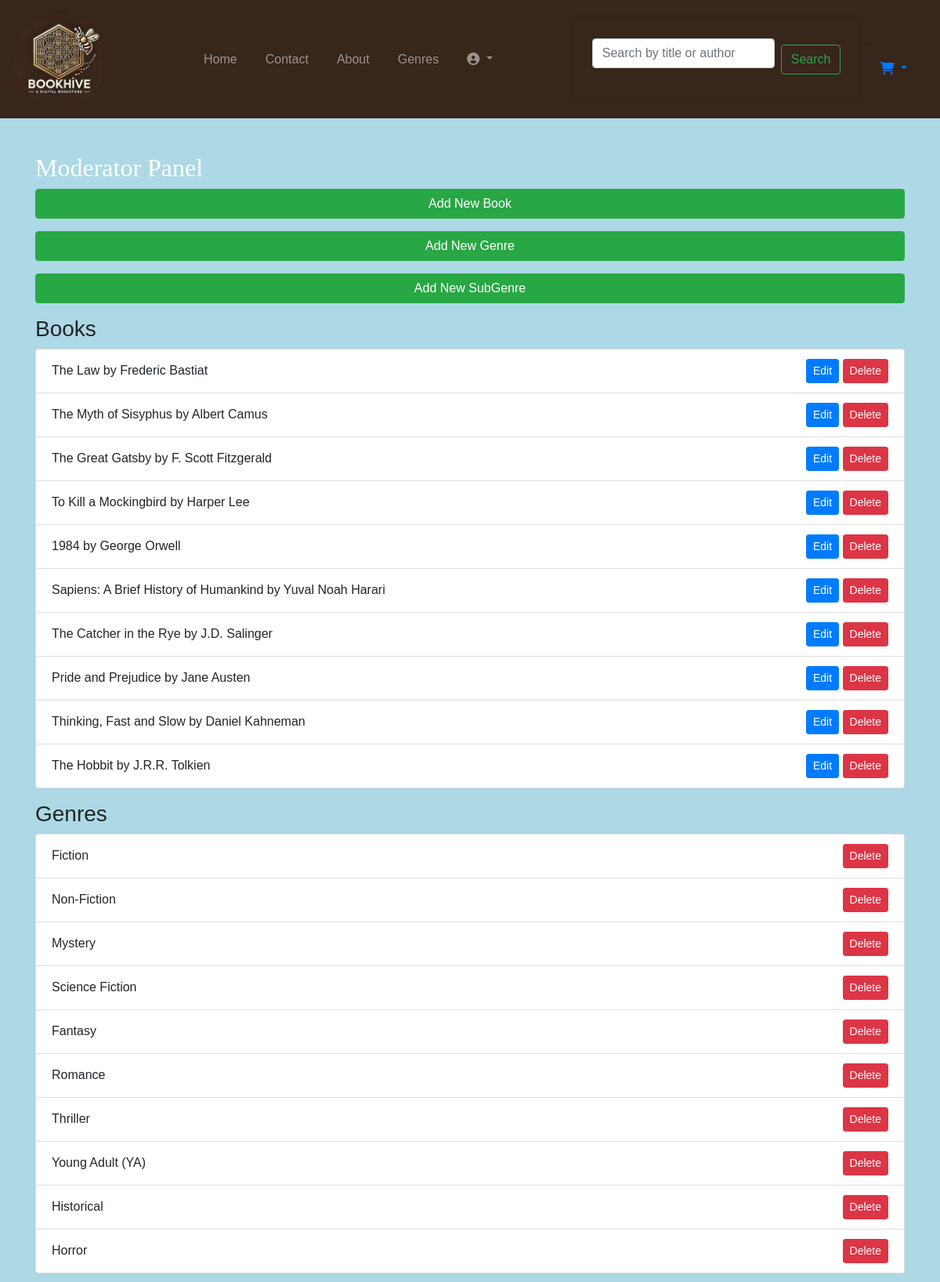
Screenshot of /catalogue/moderator_panel/ (signed in, upper part) with the database file from the repository.
### catalogue/models.py (models this page shows, shortened)
class Book(models.Model):
    title = models.CharField(max_length=255)
    author = models.CharField(max_length=255)
    description = models.TextField()
    genre = models.ForeignKey(Genre, on_delete=models.CASCADE)
    sub_genre = models.ForeignKey(SubGenre, on_delete=models.CASCADE)
    cover_image = models.ImageField(upload_to='covers/')

class Genre(models.Model):
    name = models.CharField(max_length=100)

### catalogue/views.py (the view)
# urls.py: path('moderator_panel/', views.moderator_panel, name='moderator_panel'),
@login_required
def moderator_panel(request):
    if not request.user.profile.is_moderator and not request.user.is_superuser:
        return redirect('home')
    books = Book.objects.all()
    genres = Genre.objects.all()
    subgenres = SubGenre.objects.all()
    return render(request, 'catalogue/moderator_panel.html', {'books': books, 'genres': genres, 'subgenres': subgenres})

### catalogue/templates/catalogue/moderator_panel.html (shortened to what this page needs)
{% extends "core/layout.html" %}
{% block content %}
<h2>Moderator Panel</h2>
<a href="{% url 'catalogue:add_book' %}" class="btn btn-success mb-3">Add New Book</a>
<a href="{% url 'catalogue:add_genre' %}" class="btn btn-success mb-3">Add New Genre</a>
<a href="{% url 'catalogue:add_subgenre' %}" class="btn btn-success mb-3">Add New SubGenre</a>
<h3>Books</h3>
<ul class="list-group mb-3">
    {% for book in books %}
        <li class="list-group-item d-flex justify-content-between align-items-center">
            {{ book.title }} by {{ book.author }}
            <div>
                <a href="{% url 'catalogue:edit_book' book.id %}" class="btn btn-primary btn-sm">Edit</a>
                <a href="{% url 'catalogue:delete_book' book.id %}" class="btn btn-danger btn-sm">Delete</a>
            </div>
        </li>
    {% endfor %}
</ul>
<h3>Genres</h3>
<ul class="list-group mb-3">
    {% for genre in genres %}
        <li class="list-group-item d-flex justify-content-between align-items-center">
            {{ genre.name }}
            <div>
                <a href="{% url 'catalogue:delete_genre' genre.id %}" class="btn btn-danger btn-sm">Delete</a>
            </div>
        </li>
    {% endfor %}
</ul>
{% endblock %}

### BookHive/static/css/styles.css (style rules this page uses)
body { font-family: Arial, sans-serif; background-color: lightblue; }
h1, h2 { font-family: "Abril Fatface"; color:#000000; }
.btn-primary { background-color: #007bff; border-color: #007bff; }
h1, h2, h3.dark-mode { color: #ffffff; }

### rows the page displays
Book: title "The Law", author "Frederic Bastiat"
Book: title "The Myth of Sisyphus", author "Albert Camus"
Book: title "The Great Gatsby", author "F. Scott Fitzgerald"
Book: title "To Kill a Mockingbird", author "Harper Lee"
Book: title "1984", author "George Orwell"
Book: title "Sapiens: A Brief History of Humankind", author "Yuval Noah Harari"
Book: title "The Catcher in the Rye", author "J.D. Salinger"
Book: title "Pride and Prejudice", author "Jane Austen"
Book: title "Thinking, Fast and Slow", author "Daniel Kahneman"
Book: title "The Hobbit", author "J.R.R. Tolkien"
Genre: name "Fiction"
Genre: name "Non-Fiction"
Genre: name "Mystery"
Genre: name "Science Fiction"
Genre: name "Fantasy"
Genre: name "Romance"
Genre: name "Thriller"
Genre: name "Young Adult (YA)"
Genre: name "Historical"
Genre: name "Horror"
